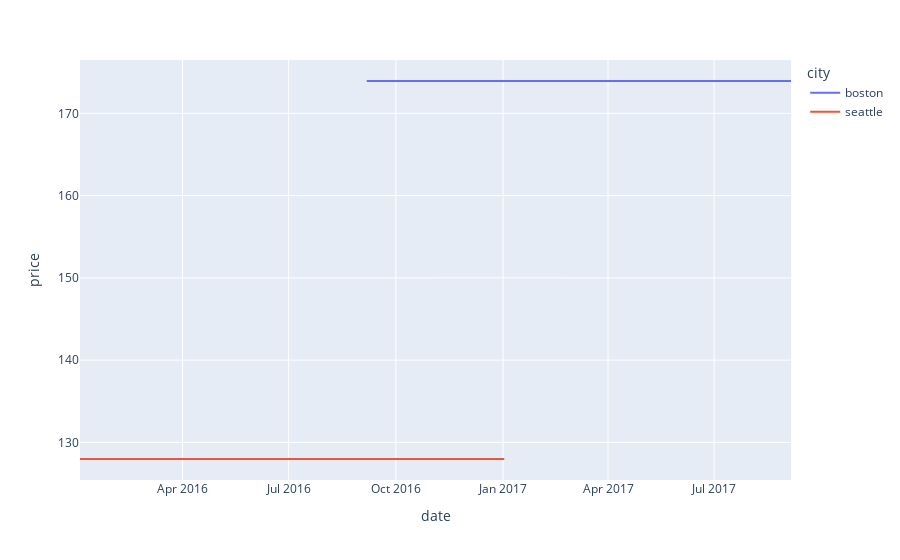

The notebook cell saved with this chart:
### Markdown cell above
Let's move to the second question, using the 'calendar_df', once we fulfilled the prices in it. Additionally, we can use the same groupby we already used and only plot the results.

### Code cell
fig = px.line(mean_avail_prices, x=mean_avail_prices.index, y="price", color='city')
fig.show()

### Figure 1 — Plotly figure (JSON) as saved in the notebook; plotly's stock layout.template omitted (floating-point values rounded to 4 significant figures; data arrays with more than 128 entries replaced by an {"elided": "..."} marker saying what was removed)
{"data": [{"hovertemplate": "city=boston<br>date=%{x}<br>price=%{y}<extra></extra>", "legendgroup": "boston", "line": {"color": "#636efa", "dash": "solid"}, "mode": "lines", "name": "boston", "orientation": "v", "showlegend": true, "type": "scatter", "x": {"elided": "365 str values"}, "xaxis": "x", "y": {"elided": "365 float values"}, "yaxis": "y"}, {"hovertemplate": "city=seattle<br>date=%{x}<br>price=%{y}<extra></extra>", "legendgroup": "seattle", "line": {"color": "#EF553B", "dash": "solid"}, "mode": "lines", "name": "seattle", "orientation": "v", "showlegend": true, "type": "scatter", "x": {"elided": "365 str values"}, "xaxis": "x", "y": {"elided": "365 float values"}, "yaxis": "y"}], "layout": {"legend": {"title": {"text": "city"}, "tracegroupgap": 0}, "margin": {"t": 60}, "xaxis": {"anchor": "y", "domain": [0, 1], "title": {"text": "date"}}, "yaxis": {"anchor": "x", "domain": [0, 1], "title": {"text": "price"}}}}
